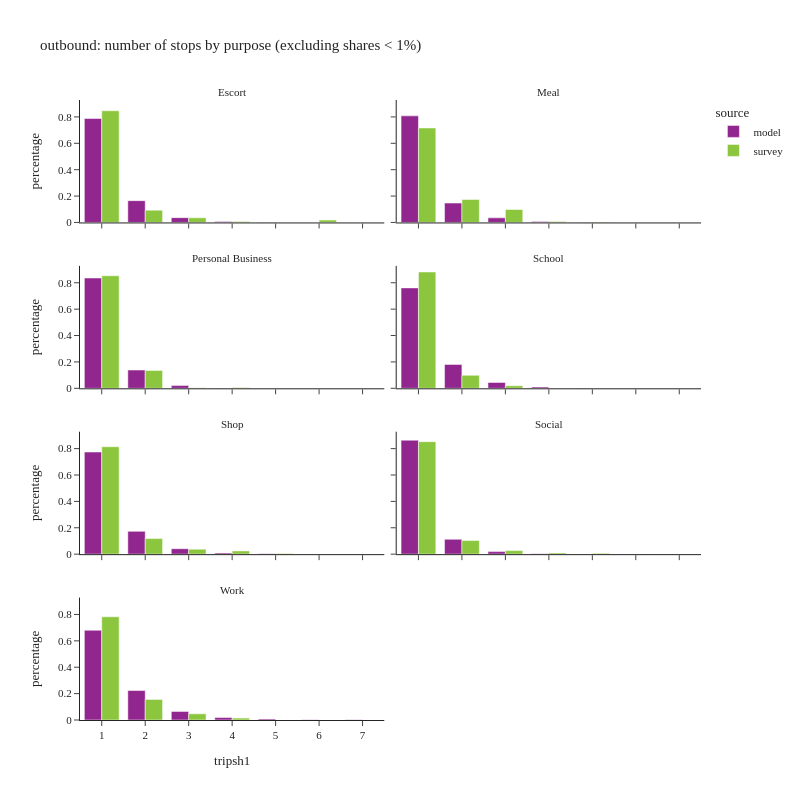

Notebook cell for this chart:
### Code cell
df_plot = (
    df_tour.group_by(['tripsh1', 'pdpurp_label', 'source'])
    .agg(pl.col('toexpfac').sum())
    .with_columns(
        (pl.col('toexpfac') / pl.col('toexpfac').sum().over(['pdpurp_label', 'source'])).alias('percentage')
    )
)
df_plot2 = df_plot.filter(
    (pl.col('percentage') > 0.001) & (pl.col('tripsh1') <= 10)
)

df_plot2_pd = df_plot2.sort(['source', 'pdpurp_label']).to_pandas()

fig = px.bar(df_plot2_pd,
             x="tripsh1", y="percentage", color="source",barmode="group",
             facet_col='pdpurp_label', facet_col_wrap=2,
             hover_data=['toexpfac'],
             title="outbound: number of stops by purpose (excluding shares < 1%)")
fig.update_layout(height=800, width=800)
fig.for_each_annotation(lambda a: a.update(text = a.text.split("=")[-1]))
fig.for_each_xaxis(lambda a: a.update(dict(dtick = 1, categoryorder='category ascending')))
fig.show()

### Figure 1 — Plotly figure (JSON) as saved in the notebook; plotly's stock layout.template omitted (floating-point values rounded to 4 significant figures)
{"data": [{"alignmentgroup": "True", "customdata": [[103700.0], [493800.0], [1362.0], [22900.0], [4790.0]], "hovertemplate": "source=model<br>pdpurp_label=Escort<br>tripsh1=%{x}<br>percentage=%{y}<br>toexpfac=%{customdata[0]}<extra></extra>", "legendgroup": "model", "marker": {"color": "#91268F", "pattern": {"shape": ""}}, "name": "model", "offsetgroup": "model", "orientation": "v", "showlegend": true, "textposition": "auto", "type": "bar", "x": [2, 1, 5, 3, 4], "xaxis": "x7", "y": [0.1654, 0.7877, 0.002173, 0.03652, 0.007641], "yaxis": "y7"}, {"alignmentgroup": "True", "customdata": [[310400.0], [2936.0], [774.0], [56500.0], [13360.0]], "hovertemplate": "source=model<br>pdpurp_label=Meal<br>tripsh1=%{x}<br>percentage=%{y}<br>toexpfac=%{customdata[0]}<extra></extra>", "legendgroup": "model", "marker": {"color": "#91268F", "pattern": {"shape": ""}}, "name": "model", "offsetgroup": "model", "orientation": "v", "showlegend": false, "textposition": "auto", "type": "bar", "x": [1, 4, 5, 2, 3], "xaxis": "x8", "y": [0.8079, 0.007642, 0.002015, 0.1471, 0.03479], "yaxis": "y8"}, {"alignmentgroup": "True", "customdata": [[8635.0], [54840.0], [1147.0], [330900.0]], "hovertemplate": "source=model<br>pdpurp_label=Personal Business<br>tripsh1=%{x}<br>percentage=%{y}<br>toexpfac=%{customdata[0]}<extra></extra>", "legendgroup": "model", "marker": {"color": "#91268F", "pattern": {"shape": ""}}, "name": "model", "offsetgroup": "model", "orientation": "v", "showlegend": false, "textposition": "auto", "type": "bar", "x": [3, 2, 4, 1], "xaxis": "x5", "y": [0.02182, 0.1386, 0.002898, 0.8361], "yaxis": "y5"}, {"alignmentgroup": "True", "customdata": [[109900.0], [5998.0], [1653.0], [461300.0], [26740.0]], "hovertemplate": "source=model<br>pdpurp_label=School<br>tripsh1=%{x}<br>percentage=%{y}<br>toexpfac=%{customdata[0]}<extra></extra>", "legendgroup": "model", "marker": {"color": "#91268F", "pattern": {"shape": ""}}, "name": "model", "offsetgroup": "model", "orientation": "v", "showlegend": false, "textposition": "auto", "type": "bar", "x": [2, 4, 5, 1, 3], "xaxis": "x6", "y": [0.1813, 0.009897, 0.002727, 0.7612, 0.04412], "yaxis": "y6"}, {"alignmentgroup": "True", "customdata": [[30260.0], [126300.0], [1689.0], [6427.0], [565700.0]], "hovertemplate": "source=model<br>pdpurp_label=Shop<br>tripsh1=%{x}<br>percentage=%{y}<br>toexpfac=%{customdata[0]}<extra></extra>", "legendgroup": "model", "marker": {"color": "#91268F", "pattern": {"shape": ""}}, "name": "model", "offsetgroup": "model", "orientation": "v", "showlegend": false, "textposition": "auto", "type": "bar", "x": [3, 2, 5, 4, 1], "xaxis": "x3", "y": [0.04141, 0.1728, 0.002311, 0.008795, 0.7741], "yaxis": "y3"}, {"alignmentgroup": "True", "customdata": [[28520.0], [1268000.0], [165000.0], [4948.0]], "hovertemplate": "source=model<br>pdpurp_label=Social<br>tripsh1=%{x}<br>percentage=%{y}<br>toexpfac=%{customdata[0]}<extra></extra>", "legendgroup": "model", "marker": {"color": "#91268F", "pattern": {"shape": ""}}, "name": "model", "offsetgroup": "model", "orientation": "v", "showlegend": false, "textposition": "auto", "type": "bar", "x": [3, 1, 2, 4], "xaxis": "x4", "y": [0.01944, 0.8637, 0.1125, 0.003372], "yaxis": "y4"}, {"alignmentgroup": "True", "customdata": [[29720.0], [3535.0], [1094000.0], [12400.0], [359200.0], [104600.0], [1906.0]], "hovertemplate": "source=model<br>pdpurp_label=Work<br>tripsh1=%{x}<br>percentage=%{y}<br>toexpfac=%{customdata[0]}<extra></extra>", "legendgroup": "model", "marker": {"color": "#91268F", "pattern": {"shape": ""}}, "name": "model", "offsetgroup": "model", "orientation": "v", "showlegend": false, "textposition": "auto", "type": "bar", "x": [4, 6, 1, 5, 2, 3, 7], "xaxis": "x", "y": [0.01849, 0.002199, 0.6804, 0.007711, 0.2235, 0.06507, 0.001186], "yaxis": "y"}, {"alignmentgroup": "True", "customdata": [[2900.0], [43180.0], [8617.0], [16200.0], [392600.0]], "hovertemplate": "source=survey<br>pdpurp_label=Escort<br>tripsh1=%{x}<br>percentage=%{y}<br>toexpfac=%{customdata[0]}<extra></extra>", "legendgroup": "survey", "marker": {"color": "#8CC63E", "pattern": {"shape": ""}}, "name": "survey", "offsetgroup": "survey", "orientation": "v", "showlegend": true, "textposition": "auto", "type": "bar", "x": [4, 2, 6, 3, 1], "xaxis": "x7", "y": [0.006255, 0.09311, 0.01858, 0.03493, 0.8467], "yaxis": "y7"}, {"alignmentgroup": "True", "customdata": [[189000.0], [45970.0], [915.4], [2054.0], [25890.0]], "hovertemplate": "source=survey<br>pdpurp_label=Meal<br>tripsh1=%{x}<br>percentage=%{y}<br>toexpfac=%{customdata[0]}<extra></extra>", "legendgroup": "survey", "marker": {"color": "#8CC63E", "pattern": {"shape": ""}}, "name": "survey", "offsetgroup": "survey", "orientation": "v", "showlegend": false, "textposition": "auto", "type": "bar", "x": [1, 2, 5, 4, 3], "xaxis": "x8", "y": [0.7163, 0.1742, 0.003469, 0.007783, 0.09811], "yaxis": "y8"}, {"alignmentgroup": "True", "customdata": [[1810.0], [1474.0], [40740.0], [256600.0]], "hovertemplate": "source=survey<br>pdpurp_label=Personal Business<br>tripsh1=%{x}<br>percentage=%{y}<br>toexpfac=%{customdata[0]}<extra></extra>", "legendgroup": "survey", "marker": {"color": "#8CC63E", "pattern": {"shape": ""}}, "name": "survey", "offsetgroup": "survey", "orientation": "v", "showlegend": false, "textposition": "auto", "type": "bar", "x": [4, 3, 2, 1], "xaxis": "x5", "y": [0.006017, 0.004899, 0.1354, 0.853], "yaxis": "y5"}, {"alignmentgroup": "True", "customdata": [[8944.0], [45300.0], [404700.0]], "hovertemplate": "source=survey<br>pdpurp_label=School<br>tripsh1=%{x}<br>percentage=%{y}<br>toexpfac=%{customdata[0]}<extra></extra>", "legendgroup": "survey", "marker": {"color": "#8CC63E", "pattern": {"shape": ""}}, "name": "survey", "offsetgroup": "survey", "orientation": "v", "showlegend": false, "textposition": "auto", "type": "bar", "x": [3, 2, 1], "xaxis": "x6", "y": [0.01949, 0.09871, 0.8818], "yaxis": "y6"}, {"alignmentgroup": "True", "customdata": [[2385.0], [19680.0], [61550.0], [425200.0], [12880.0]], "hovertemplate": "source=survey<br>pdpurp_label=Shop<br>tripsh1=%{x}<br>percentage=%{y}<br>toexpfac=%{customdata[0]}<extra></extra>", "legendgroup": "survey", "marker": {"color": "#8CC63E", "pattern": {"shape": ""}}, "name": "survey", "offsetgroup": "survey", "orientation": "v", "showlegend": false, "textposition": "auto", "type": "bar", "x": [5, 3, 2, 1, 4], "xaxis": "x3", "y": [0.004567, 0.03769, 0.1179, 0.8143, 0.02466], "yaxis": "y3"}, {"alignmentgroup": "True", "customdata": [[9674.0], [106600.0], [880900.0], [1856.0], [27690.0], [6316.0]], "hovertemplate": "source=survey<br>pdpurp_label=Social<br>tripsh1=%{x}<br>percentage=%{y}<br>toexpfac=%{customdata[0]}<extra></extra>", "legendgroup": "survey", "marker": {"color": "#8CC63E", "pattern": {"shape": ""}}, "name": "survey", "offsetgroup": "survey", "orientation": "v", "showlegend": false, "textposition": "auto", "type": "bar", "x": [4, 2, 1, 6, 3, 5], "xaxis": "x4", "y": [0.009361, 0.1031, 0.8524, 0.001796, 0.02679, 0.006112], "yaxis": "y4"}, {"alignmentgroup": "True", "customdata": [[54500.0], [912900.0], [16590.0], [182200.0]], "hovertemplate": "source=survey<br>pdpurp_label=Work<br>tripsh1=%{x}<br>percentage=%{y}<br>toexpfac=%{customdata[0]}<extra></extra>", "legendgroup": "survey", "marker": {"color": "#8CC63E", "pattern": {"shape": ""}}, "name": "survey", "offsetgroup": "survey", "orientation": "v", "showlegend": false, "textposition": "auto", "type": "bar", "x": [3, 1, 4, 2], "xaxis": "x", "y": [0.04671, 0.7825, 0.01422, 0.1562], "yaxis": "y"}], "layout": {"annotations": [{"font": {}, "showarrow": false, "text": "Work", "x": 0.245, "xanchor": "center", "xref": "paper", "y": 0.1975, "yanchor": "bottom", "yref": "paper"}, {"font": {}, "showarrow": false, "text": "Shop", "x": 0.245, "xanchor": "center", "xref": "paper", "y": 0.465, "yanchor": "bottom", "yref": "paper"}, {"font": {}, "showarrow": false, "text": "Social", "x": 0.755, "xanchor": "center", "xref": "paper", "y": 0.465, "yanchor": "bottom", "yref": "paper"}, {"font": {}, "showarrow": false, "text": "Personal Business", "x": 0.245, "xanchor": "center", "xref": "paper", "y": 0.7325, "yanchor": "bottom", "yref": "paper"}, {"font": {}, "showarrow": false, "text": "School", "x": 0.755, "xanchor": "center", "xref": "paper", "y": 0.7325, "yanchor": "bottom", "yref": "paper"}, {"font": {}, "showarrow": false, "text": "Escort", "x": 0.245, "xanchor": "center", "xref": "paper", "y": 1.0, "yanchor": "bottom", "yref": "paper"}, {"font": {}, "showarrow": false, "text": "Meal", "x": 0.755, "xanchor": "center", "xref": "paper", "y": 1.0, "yanchor": "bottom", "yref": "paper"}], "barmode": "group", "height": 800, "legend": {"title": {"text": "source"}, "tracegroupgap": 0}, "title": {"text": "outbound: number of stops by purpose (excluding shares < 1%)"}, "width": 800, "xaxis": {"anchor": "y", "categoryorder": "category ascending", "domain": [0.0, 0.49], "dtick": 1, "title": {"text": "tripsh1"}}, "xaxis2": {"anchor": "y2", "categoryorder": "category ascending", "domain": [0.51, 1.0], "dtick": 1, "matches": "x", "title": {"text": "tripsh1"}}, "xaxis3": {"anchor": "y3", "categoryorder": "category ascending", "domain": [0.0, 0.49], "dtick": 1, "matches": "x", "showticklabels": false}, "xaxis4": {"anchor": "y4", "categoryorder": "category ascending", "domain": [0.51, 1.0], "dtick": 1, "matches": "x", "showticklabels": false}, "xaxis5": {"anchor": "y5", "categoryorder": "category ascending", "domain": [0.0, 0.49], "dtick": 1, "matches": "x", "showticklabels": false}, "xaxis6": {"anchor": "y6", "categoryorder": "category ascending", "domain": [0.51, 1.0], "dtick": 1, "matches": "x", "showticklabels": false}, "xaxis7": {"anchor": "y7", "categoryorder": "category ascending", "domain": [0.0, 0.49], "dtick": 1, "matches": "x", "showticklabels": false}, "xaxis8": {"anchor": "y8", "categoryorder": "category ascending", "domain": [0.51, 1.0], "dtick": 1, "matches": "x", "showticklabels": false}, "yaxis": {"anchor": "x", "domain": [0.0, 0.1975], "title": {"text": "percentage"}}, "yaxis2": {"anchor": "x2", "domain": [0.0, 0.1975], "matches": "y", "showticklabels": false}, "yaxis3": {"anchor": "x3", "domain": [0.2675, 0.465], "matches": "y", "title": {"text": "percentage"}}, "yaxis4": {"anchor": "x4", "domain": [0.2675, 0.465], "matches": "y", "showticklabels": false}, "yaxis5": {"anchor": "x5", "domain": [0.535, 0.7325], "matches": "y", "title": {"text": "percentage"}}, "yaxis6": {"anchor": "x6", "domain": [0.535, 0.7325], "matches": "y", "showticklabels": false}, "yaxis7": {"anchor": "x7", "domain": [0.8025, 1.0], "matches": "y", "title": {"text": "percentage"}}, "yaxis8": {"anchor": "x8", "domain": [0.8025, 1.0], "matches": "y", "showticklabels": false}}}
